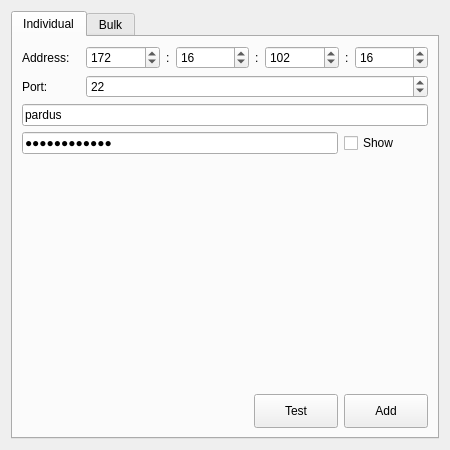
<?xml version="1.0" encoding="UTF-8"?>
<ui version="4.0">
 <class>FormAdd</class>
 <widget class="QWidget" name="FormAdd">
  <property name="geometry">
   <rect>
    <x>0</x>
    <y>0</y>
    <width>450</width>
    <height>450</height>
   </rect>
  </property>
  <property name="minimumSize">
   <size>
    <width>450</width>
    <height>450</height>
   </size>
  </property>
  <property name="windowTitle">
   <string>Add</string>
  </property>
  <layout class="QGridLayout" name="gridLayout_5">
   <item row="0" column="0">
    <widget class="QTabWidget" name="tabWidget">
     <property name="currentIndex">
      <number>0</number>
     </property>
     <widget class="QWidget" name="tab">
      <attribute name="title">
       <string>Individual</string>
      </attribute>
      <layout class="QGridLayout" name="gridLayout_4">
       <item row="0" column="0" colspan="3">
        <layout class="QGridLayout" name="gridLayout">
         <item row="0" column="0">
          <widget class="QLabel" name="label">
           <property name="minimumSize">
            <size>
             <width>58</width>
             <height>0</height>
            </size>
           </property>
           <property name="maximumSize">
            <size>
             <width>58</width>
             <height>16777215</height>
            </size>
           </property>
           <property name="text">
            <string>Address:</string>
           </property>
          </widget>
         </item>
         <item row="0" column="1">
          <widget class="QSpinBox" name="spinBoxSingleFirstOctet">
           <property name="minimum">
            <number>0</number>
           </property>
           <property name="maximum">
            <number>255</number>
           </property>
           <property name="value">
            <number>172</number>
           </property>
          </widget>
         </item>
         <item row="0" column="2">
          <widget class="QLabel" name="label_2">
           <property name="minimumSize">
            <size>
             <width>4</width>
             <height>0</height>
            </size>
           </property>
           <property name="maximumSize">
            <size>
             <width>4</width>
             <height>16777215</height>
            </size>
           </property>
           <property name="text">
            <string>:</string>
           </property>
          </widget>
         </item>
         <item row="0" column="3">
          <widget class="QSpinBox" name="spinBoxSingleSecondOctet">
           <property name="minimum">
            <number>0</number>
           </property>
           <property name="maximum">
            <number>255</number>
           </property>
           <property name="value">
            <number>16</number>
           </property>
          </widget>
         </item>
         <item row="0" column="4">
          <widget class="QLabel" name="label_3">
           <property name="minimumSize">
            <size>
             <width>4</width>
             <height>0</height>
            </size>
           </property>
           <property name="maximumSize">
            <size>
             <width>4</width>
             <height>16777215</height>
            </size>
           </property>
           <property name="text">
            <string>:</string>
           </property>
          </widget>
         </item>
         <item row="0" column="5">
          <widget class="QSpinBox" name="spinBoxSingleThirdOctet">
           <property name="minimum">
            <number>0</number>
           </property>
           <property name="maximum">
            <number>255</number>
           </property>
           <property name="value">
            <number>102</number>
           </property>
          </widget>
         </item>
         <item row="0" column="6">
          <widget class="QLabel" name="label_4">
           <property name="minimumSize">
            <size>
             <width>4</width>
             <height>0</height>
            </size>
           </property>
           <property name="maximumSize">
            <size>
             <width>4</width>
             <height>16777215</height>
            </size>
           </property>
           <property name="text">
            <string>:</string>
           </property>
          </widget>
         </item>
         <item row="0" column="7">
          <widget class="QSpinBox" name="spinBoxSingleFourthOctet">
           <property name="minimum">
            <number>0</number>
           </property>
           <property name="maximum">
            <number>255</number>
           </property>
           <property name="value">
            <number>16</number>
           </property>
          </widget>
         </item>
        </layout>
       </item>
       <item row="1" column="0" colspan="3">
        <layout class="QGridLayout" name="gridLayout_3">
         <item row="0" column="1">
          <widget class="QSpinBox" name="spinBoxSinglePort">
           <property name="maximum">
            <number>65535</number>
           </property>
           <property name="value">
            <number>22</number>
           </property>
          </widget>
         </item>
         <item row="0" column="0">
          <widget class="QLabel" name="label_6">
           <property name="minimumSize">
            <size>
             <width>58</width>
             <height>0</height>
            </size>
           </property>
           <property name="maximumSize">
            <size>
             <width>58</width>
             <height>16777215</height>
            </size>
           </property>
           <property name="text">
            <string>Port:</string>
           </property>
          </widget>
         </item>
        </layout>
       </item>
       <item row="2" column="0" colspan="3">
        <widget class="QLineEdit" name="lineEditSingleUsername">
         <property name="text">
          <string>pardus</string>
         </property>
         <property name="placeholderText">
          <string>User Name</string>
         </property>
        </widget>
       </item>
       <item row="3" column="0" colspan="2">
        <widget class="QLineEdit" name="lineEditSinglePassword">
         <property name="text">
          <string>landofcanaan</string>
         </property>
         <property name="echoMode">
          <enum>QLineEdit::EchoMode::Password</enum>
         </property>
         <property name="placeholderText">
          <string>Password</string>
         </property>
        </widget>
       </item>
       <item row="3" column="2">
        <widget class="QCheckBox" name="checkBoxSinglePasswordShow">
         <property name="text">
          <string>Show</string>
         </property>
        </widget>
       </item>
       <item row="4" column="0">
        <spacer name="verticalSpacer">
         <property name="orientation">
          <enum>Qt::Orientation::Vertical</enum>
         </property>
         <property name="sizeHint" stdset="0">
          <size>
           <width>20</width>
           <height>192</height>
          </size>
         </property>
        </spacer>
       </item>
       <item row="5" column="0">
        <spacer name="horizontalSpacer_2">
         <property name="orientation">
          <enum>Qt::Orientation::Horizontal</enum>
         </property>
         <property name="sizeHint" stdset="0">
          <size>
           <width>237</width>
           <height>20</height>
          </size>
         </property>
        </spacer>
       </item>
       <item row="5" column="1">
        <widget class="QPushButton" name="pushButtonSingleTest">
         <property name="minimumSize">
          <size>
           <width>84</width>
           <height>34</height>
          </size>
         </property>
         <property name="maximumSize">
          <size>
           <width>84</width>
           <height>34</height>
          </size>
         </property>
         <property name="text">
          <string>Test</string>
         </property>
        </widget>
       </item>
       <item row="5" column="2">
        <widget class="QPushButton" name="pushButtonSingleAdd">
         <property name="minimumSize">
          <size>
           <width>84</width>
           <height>34</height>
          </size>
         </property>
         <property name="maximumSize">
          <size>
           <width>84</width>
           <height>34</height>
          </size>
         </property>
         <property name="text">
          <string>Add</string>
         </property>
        </widget>
       </item>
      </layout>
     </widget>
     <widget class="QWidget" name="tab_2">
      <attribute name="title">
       <string>Bulk</string>
      </attribute>
      <layout class="QGridLayout" name="gridLayout_2">
       <item row="0" column="0" colspan="2">
        <spacer name="horizontalSpacer">
         <property name="orientation">
          <enum>Qt::Orientation::Horizontal</enum>
         </property>
         <property name="sizeHint" stdset="0">
          <size>
           <width>323</width>
           <height>20</height>
          </size>
         </property>
        </spacer>
       </item>
       <item row="0" column="2">
        <widget class="QPushButton" name="pushButtonImport">
         <property name="minimumSize">
          <size>
           <width>88</width>
           <height>34</height>
          </size>
         </property>
         <property name="maximumSize">
          <size>
           <width>88</width>
           <height>34</height>
          </size>
         </property>
         <property name="text">
          <string>Import</string>
         </property>
        </widget>
       </item>
       <item row="1" column="0" colspan="3">
        <widget class="QTableWidget" name="tableWidgetBulkInformation">
         <property name="selectionBehavior">
          <enum>QAbstractItemView::SelectionBehavior::SelectRows</enum>
         </property>
         <column>
          <property name="text">
           <string>Address</string>
          </property>
         </column>
         <column>
          <property name="text">
           <string>Port</string>
          </property>
         </column>
         <column>
          <property name="text">
           <string>Username</string>
          </property>
         </column>
         <column>
          <property name="text">
           <string>Password</string>
          </property>
         </column>
        </widget>
       </item>
       <item row="2" column="0">
        <widget class="QProgressBar" name="progressBar">
         <property name="value">
          <number>0</number>
         </property>
        </widget>
       </item>
       <item row="2" column="1">
        <widget class="QPushButton" name="pushButtonBulkTest">
         <property name="minimumSize">
          <size>
           <width>84</width>
           <height>34</height>
          </size>
         </property>
         <property name="maximumSize">
          <size>
           <width>84</width>
           <height>34</height>
          </size>
         </property>
         <property name="text">
          <string>Test</string>
         </property>
        </widget>
       </item>
       <item row="2" column="2">
        <widget class="QPushButton" name="pushButtonBulkAdd">
         <property name="minimumSize">
          <size>
           <width>84</width>
           <height>34</height>
          </size>
         </property>
         <property name="maximumSize">
          <size>
           <width>84</width>
           <height>34</height>
          </size>
         </property>
         <property name="text">
          <string>Add</string>
         </property>
        </widget>
       </item>
      </layout>
     </widget>
    </widget>
   </item>
  </layout>
 </widget>
 <resources/>
 <connections/>
</ui>
